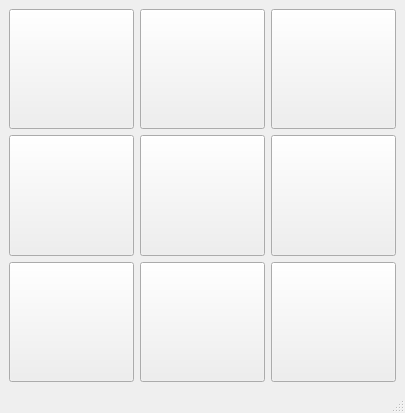
<?xml version="1.0" encoding="UTF-8"?>
<ui version="4.0">
 <class>main_window</class>
 <widget class="QMainWindow" name="main_window">
  <property name="geometry">
   <rect>
    <x>0</x>
    <y>0</y>
    <width>405</width>
    <height>413</height>
   </rect>
  </property>
  <property name="windowTitle">
   <string>Tic Tac Toe</string>
  </property>
  <widget class="QWidget" name="centralwidget">
   <layout class="QGridLayout" name="gridLayout">
    <item row="0" column="0">
     <widget class="QPushButton" name="btn_1">
      <property name="sizePolicy">
       <sizepolicy hsizetype="Minimum" vsizetype="Expanding">
        <horstretch>0</horstretch>
        <verstretch>0</verstretch>
       </sizepolicy>
      </property>
      <property name="text">
       <string/>
      </property>
     </widget>
    </item>
    <item row="0" column="1">
     <widget class="QPushButton" name="btn_2">
      <property name="sizePolicy">
       <sizepolicy hsizetype="Minimum" vsizetype="Expanding">
        <horstretch>0</horstretch>
        <verstretch>0</verstretch>
       </sizepolicy>
      </property>
      <property name="text">
       <string/>
      </property>
     </widget>
    </item>
    <item row="0" column="2">
     <widget class="QPushButton" name="btn_3">
      <property name="sizePolicy">
       <sizepolicy hsizetype="Minimum" vsizetype="Expanding">
        <horstretch>0</horstretch>
        <verstretch>0</verstretch>
       </sizepolicy>
      </property>
      <property name="text">
       <string/>
      </property>
     </widget>
    </item>
    <item row="1" column="1">
     <widget class="QPushButton" name="btn_5">
      <property name="sizePolicy">
       <sizepolicy hsizetype="Minimum" vsizetype="Expanding">
        <horstretch>0</horstretch>
        <verstretch>0</verstretch>
       </sizepolicy>
      </property>
      <property name="text">
       <string/>
      </property>
     </widget>
    </item>
    <item row="1" column="0">
     <widget class="QPushButton" name="btn_4">
      <property name="sizePolicy">
       <sizepolicy hsizetype="Minimum" vsizetype="Expanding">
        <horstretch>0</horstretch>
        <verstretch>0</verstretch>
       </sizepolicy>
      </property>
      <property name="text">
       <string/>
      </property>
     </widget>
    </item>
    <item row="1" column="2">
     <widget class="QPushButton" name="btn_6">
      <property name="sizePolicy">
       <sizepolicy hsizetype="Minimum" vsizetype="Expanding">
        <horstretch>0</horstretch>
        <verstretch>0</verstretch>
       </sizepolicy>
      </property>
      <property name="text">
       <string/>
      </property>
     </widget>
    </item>
    <item row="2" column="0">
     <widget class="QPushButton" name="btn_7">
      <property name="sizePolicy">
       <sizepolicy hsizetype="Minimum" vsizetype="Expanding">
        <horstretch>0</horstretch>
        <verstretch>0</verstretch>
       </sizepolicy>
      </property>
      <property name="text">
       <string/>
      </property>
     </widget>
    </item>
    <item row="2" column="1">
     <widget class="QPushButton" name="btn_8">
      <property name="sizePolicy">
       <sizepolicy hsizetype="Minimum" vsizetype="Expanding">
        <horstretch>0</horstretch>
        <verstretch>0</verstretch>
       </sizepolicy>
      </property>
      <property name="text">
       <string/>
      </property>
     </widget>
    </item>
    <item row="2" column="2">
     <widget class="QPushButton" name="btn_9">
      <property name="sizePolicy">
       <sizepolicy hsizetype="Minimum" vsizetype="Expanding">
        <horstretch>0</horstretch>
        <verstretch>0</verstretch>
       </sizepolicy>
      </property>
      <property name="text">
       <string/>
      </property>
     </widget>
    </item>
   </layout>
  </widget>
  <widget class="QMenuBar" name="menubar">
   <property name="geometry">
    <rect>
     <x>0</x>
     <y>0</y>
     <width>405</width>
     <height>22</height>
    </rect>
   </property>
  </widget>
  <widget class="QStatusBar" name="statusbar"/>
 </widget>
 <resources/>
 <connections/>
</ui>
